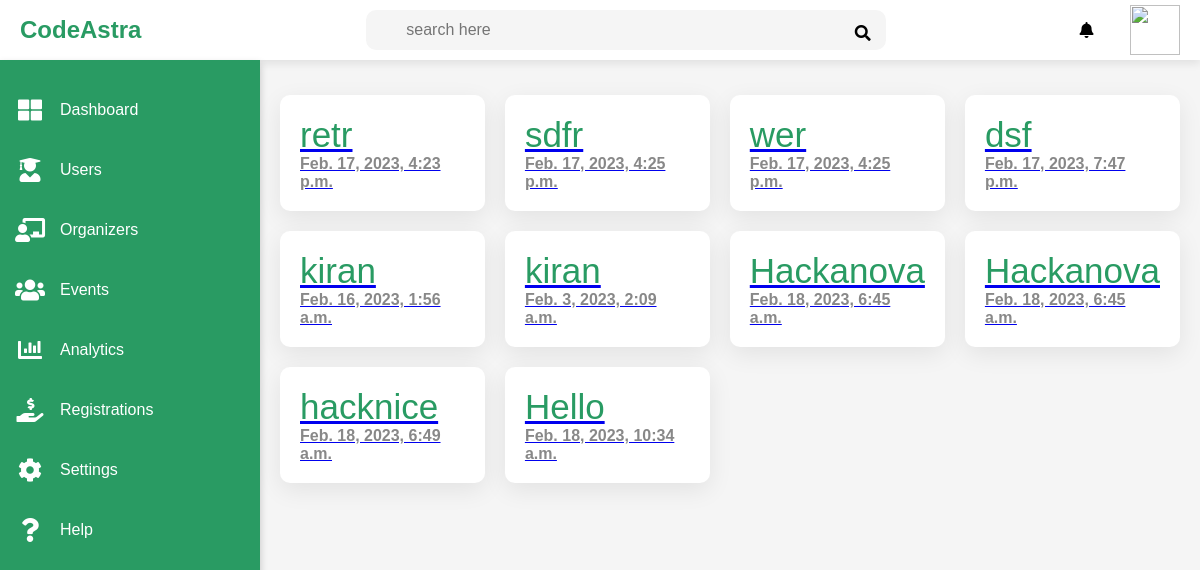
The app's page /users/admin_index/ with its own data.
### users/models.py (models this page shows)
class RegisterHackathon(models.Model):
    name_hackathon = models.CharField(max_length=20, null=False)
    Organization_name = models.CharField(max_length=20, null=False)
    Description_hack = models.TextField(max_length=200, null=False)
    rules = models.TextField(max_length=200, null=False)
    hackathon_url = models.CharField(max_length=200, null=False)
    domain = models.CharField(max_length=100, default=0,null=False)
    skills = models.CharField(max_length=100, default=0,null=False)
    Guidelines = models.TextField(max_length=500, null=False)
    start_date_time = models.DateTimeField(max_length=100)
    end_date_time = models.DateTimeField(max_length=100)
    minimum_no_team = models.IntegerField(default=0)
    maximum_no_team = models.IntegerField(default=0)
    MY_CHOICES = (
        ('Online', '0'),
        ('Offline', '1'),
    )
    mode_of_event = models.CharField(max_length=10, choices=MY_CHOICES,default = 'Offline')

### users/views.py (the view)
# urls.py: path('admin_index/', views.admin_index, name='admin_index'),
def admin_index(request):
    if request.session.has_key('username'):
        emailid = request.session['username']
    hacki = RegisterHackathon.objects.all()
    return render(request, "admin_side/admin.html", {'hack':hacki})

### templates/admin_side/admin.html (shortened to what this page needs)
{% load static %}
<!DOCTYPE html>
<html lang="en">
<head>
    <link rel="stylesheet" href="https://pro.fontawesome.com/releases/v5.10.0/css/all.css" />
</head>
<body>
    <div class="container">
        <div class="topbar">
            <div class="logo">
                <h2>CodeAstra</h2>
            </div>
            <div class="search">
                <input type="text" name="search" placeholder="search here">
                <label for="search"><i class="fas fa-search"></i></label>
            </div>
            <i class="fas fa-bell"></i>
            <div class="user">
                <img src="img/user.png" alt="">
            </div>
        </div>
        <div class="sidebar">
            <ul>
                <li>
                    <a href="#">
                        <i class="fas fa-th-large"></i>
                        <div>Dashboard</div>
                    </a>
                </li>
                <li>
                    <a href="#">
                        <i class="fas fa-user-graduate"></i>
                        <div>Users</div>
                    </a>
                </li>
                <li>
                    <a href="#">
                        <i class="fas fa-chalkboard-teacher"></i>
                        <div>Organizers</div>
                    </a>
                </li>
                <li>
                    <a href="#">
                        <i class="fas fa-users"></i>
                        <div>Events</div>
                    </a>
                </li>
                <li>
                    <a href="#">
                        <i class="fas fa-chart-bar"></i>
                        <div>Analytics</div>
                    </a>
                </li>
                <li>
                    <a href="#">
                        <i class="fas fa-hand-holding-usd"></i>
                        <div>Registrations</div>
                    </a>
                </li>
                <li>
                    <a href="#">
                        <i class="fas fa-cog"></i>
                        <div>Settings</div>
                    </a>
                </li>
                <li>
                    <a href="#">
                        <i class="fas fa-question"></i>
                        <div>Help</div>
                    </a>
                </li>
            </ul>
        </div>
        <div class="main">
            <div class="cards">
                {% for i in hack %}
                <a href="/users/hack-details/{{i.id}}">
                <div class="card">
                    <div class="card-content">
                        <div class="number">{{i.name_hackathon}}</div>
                        <div class="card-name">{{i.start_date_time}}</div>
                    </div>
                </div>
                </a>
                {% endfor %}
            </div>
        </div>
    </div>
</body>
</html>

### templates/admin_side/admin.html (style rules this page uses)
* { padding: 0; margin: 0; box-sizing: border-box; font-family: 'poppins', sans-serif; }
.topbar { position: fixed; background-color: #fff; box-shadow: 0 4px 8px 0 rgba(0, 0, 0, 0.08); width: 100%; padding: 0 20px; height: 60px; display: grid; grid-template-columns: 2fr 10fr 0.4fr 1fr; align-items: center; z-index: 1; }
img { position: absolute; top: 0; left: 0; width: 100%; height: 100%; object-fit: cover; }
.logo h2 { color: #299B63; }
.search { position: relative; width: 60%; justify-self: center; }
.search input { width: 100%; min-width: 128px; height: 40px; padding: 0 40px; font-size: 16px; outline: none; border: none; border-radius: 10px; background: #f5f5f5; }
.search i { position: absolute; right: 15px; top: 15px; cursor: pointer; }
.fa-bell { justify-self: right; }
.user { position: relative; width: 50px; height: 50px; justify-self: right; }
.sidebar { position: fixed; top: 60px; width: 260px; height: calc(100% - 60px); background: #299B63; overflow-x: hidden; box-shadow: 0 4px 8px 0 rgba(0, 0, 0, 0.2); z-index: 2; }
.sidebar ul { margin-top: 20px; }
.sidebar ul li { width: 100%; list-style: none; }
.sidebar ul li a { width: 100%; text-decoration: none; color: #fff; height: 60px; display: flex; align-items: center; }
.sidebar ul li a i { min-width: 60px; font-size: 24px; text-align: center; }
.main { position: absolute; top: 60px; width: calc(100% - 260px); min-height: calc(100vh - 60px); left: 260px; background: #f5f5f5; }
.cards { width: 100%; padding: 35px 20px; display: grid; grid-template-columns: repeat(4, 1fr); grid-gap: 20px; }
.cards .card { padding: 20px; display: flex; align-items: center; justify-content: space-between; background-color: #fff; border-radius: 10px; box-shadow: 0 7px 25px rgba(0, 0, 0, 0.08); }
.number { font-size: 35px; font-weight: 500; color: #299B63; }
.card-name { color: #888; font-weight: 600; }

### records on screen
RegisterHackathon: name_hackathon "retr", start_date_time "Feb. 17, 2023, 4:23 p.m."
RegisterHackathon: name_hackathon "sdfr", start_date_time "Feb. 17, 2023, 4:25 p.m."
RegisterHackathon: name_hackathon "wer", start_date_time "Feb. 17, 2023, 4:25 p.m."
RegisterHackathon: name_hackathon "dsf", start_date_time "Feb. 17, 2023, 7:47 p.m."
RegisterHackathon: name_hackathon "kiran", start_date_time "Feb. 16, 2023, 1:56 a.m."
RegisterHackathon: name_hackathon "kiran", start_date_time "Feb. 3, 2023, 2:09 a.m."
RegisterHackathon: name_hackathon "Hackanova", start_date_time "Feb. 18, 2023, 6:45 a.m."
RegisterHackathon: name_hackathon "Hackanova", start_date_time "Feb. 18, 2023, 6:45 a.m."
RegisterHackathon: name_hackathon "hacknice", start_date_time "Feb. 18, 2023, 6:49 a.m."
RegisterHackathon: name_hackathon "Hello", start_date_time "Feb. 18, 2023, 10:34 a.m."
